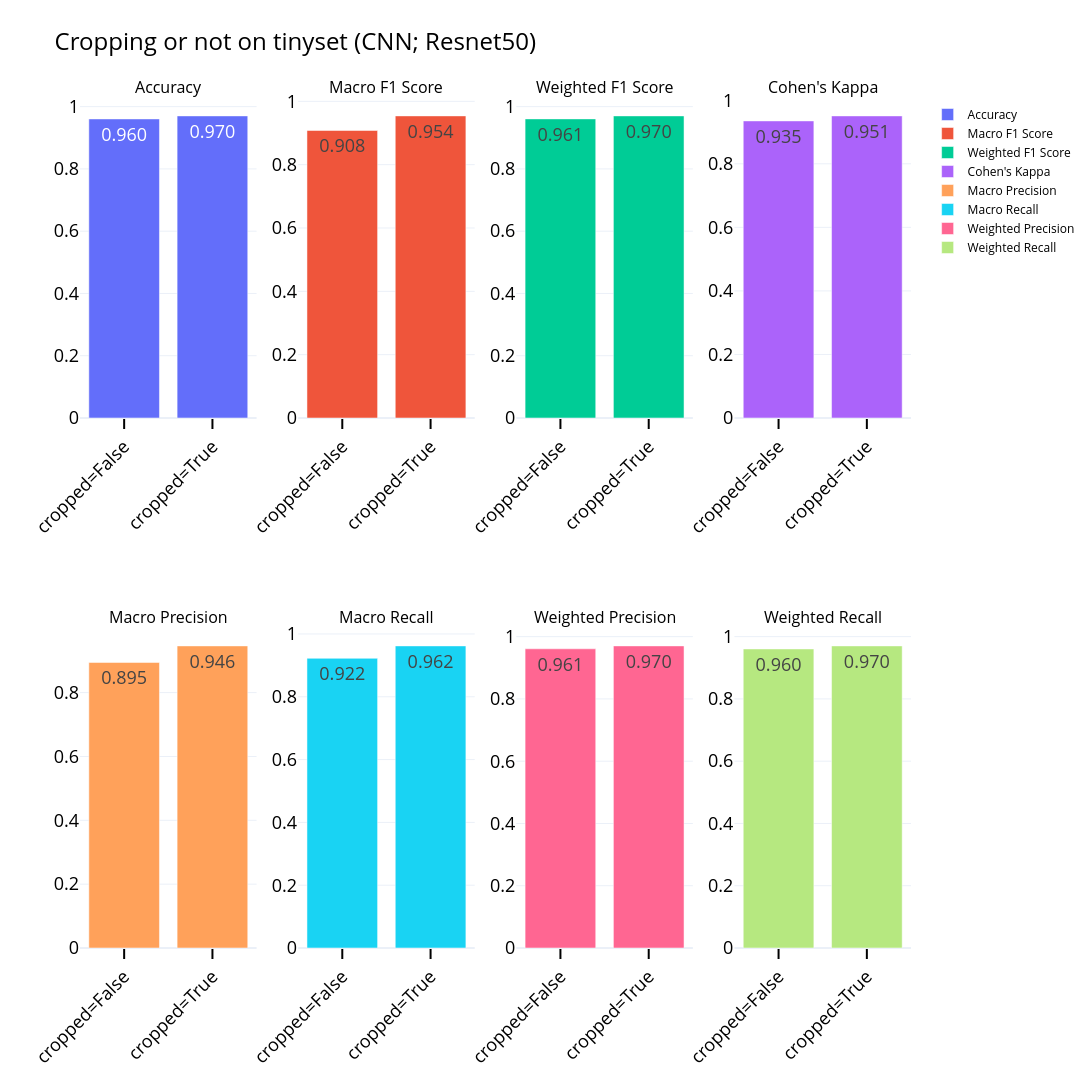

Notebook code cell kept with this figure:
### Code cell
#pretty good indication that we should crop; let's verify with the metrics: 
mview = implot.plot_quick_metrics(metrics)
mview.update_layout(
    height= 1080, 
    width= 1920,
    title='Cropping or not on tinyset (CNN; Resnet50)'
)

### Figure 1 — Plotly figure (JSON) as saved in the notebook; plotly's stock layout.template omitted (floating-point values rounded to 4 significant figures)
{"data": [{"name": "Accuracy", "text": ["0.960", "0.970"], "textfont": {"size": 18}, "textposition": "inside", "type": "bar", "x": ["cropped=False", "cropped=True"], "xaxis": "x", "y": [0.9605, 0.9702], "yaxis": "y"}, {"name": "Macro F1 Score", "text": ["0.908", "0.954"], "textfont": {"size": 18}, "textposition": "inside", "type": "bar", "x": ["cropped=False", "cropped=True"], "xaxis": "x2", "y": [0.9079, 0.954], "yaxis": "y2"}, {"name": "Weighted F1 Score", "text": ["0.961", "0.970"], "textfont": {"size": 18}, "textposition": "inside", "type": "bar", "x": ["cropped=False", "cropped=True"], "xaxis": "x3", "y": [0.9606, 0.9702], "yaxis": "y3"}, {"name": "Cohen's Kappa", "text": ["0.935", "0.951"], "textfont": {"size": 18}, "textposition": "inside", "type": "bar", "x": ["cropped=False", "cropped=True"], "xaxis": "x4", "y": [0.935, 0.9508], "yaxis": "y4"}, {"name": "Macro Precision", "text": ["0.895", "0.946"], "textfont": {"size": 18}, "textposition": "inside", "type": "bar", "x": ["cropped=False", "cropped=True"], "xaxis": "x5", "y": [0.8945, 0.9464], "yaxis": "y5"}, {"name": "Macro Recall", "text": ["0.922", "0.962"], "textfont": {"size": 18}, "textposition": "inside", "type": "bar", "x": ["cropped=False", "cropped=True"], "xaxis": "x6", "y": [0.9225, 0.962], "yaxis": "y6"}, {"name": "Weighted Precision", "text": ["0.961", "0.970"], "textfont": {"size": 18}, "textposition": "inside", "type": "bar", "x": ["cropped=False", "cropped=True"], "xaxis": "x7", "y": [0.961, 0.9703], "yaxis": "y7"}, {"name": "Weighted Recall", "text": ["0.960", "0.970"], "textfont": {"size": 18}, "textposition": "inside", "type": "bar", "x": ["cropped=False", "cropped=True"], "xaxis": "x8", "y": [0.9605, 0.9702], "yaxis": "y8"}], "layout": {"annotations": [{"font": {"size": 16}, "showarrow": false, "text": "Accuracy", "x": 0.1062, "xanchor": "center", "xref": "paper", "y": 1, "yanchor": "bottom", "yref": "paper"}, {"font": {"size": 16}, "showarrow": false, "text": "Macro F1 Score", "x": 0.3688, "xanchor": "center", "xref": "paper", "y": 1, "yanchor": "bottom", "yref": "paper"}, {"font": {"size": 16}, "showarrow": false, "text": "Weighted F1 Score", "x": 0.6313, "xanchor": "center", "xref": "paper", "y": 1, "yanchor": "bottom", "yref": "paper"}, {"font": {"size": 16}, "showarrow": false, "text": "Cohen's Kappa", "x": 0.8938, "xanchor": "center", "xref": "paper", "y": 1, "yanchor": "bottom", "yref": "paper"}, {"font": {"size": 16}, "showarrow": false, "text": "Macro Precision", "x": 0.1062, "xanchor": "center", "xref": "paper", "y": 0.375, "yanchor": "bottom", "yref": "paper"}, {"font": {"size": 16}, "showarrow": false, "text": "Macro Recall", "x": 0.3688, "xanchor": "center", "xref": "paper", "y": 0.375, "yanchor": "bottom", "yref": "paper"}, {"font": {"size": 16}, "showarrow": false, "text": "Weighted Precision", "x": 0.6313, "xanchor": "center", "xref": "paper", "y": 0.375, "yanchor": "bottom", "yref": "paper"}, {"font": {"size": 16}, "showarrow": false, "text": "Weighted Recall", "x": 0.8938, "xanchor": "center", "xref": "paper", "y": 0.375, "yanchor": "bottom", "yref": "paper"}], "height": 1080, "title": {"text": "Cropping or not on tinyset (CNN; Resnet50)"}, "width": 1920, "xaxis": {"anchor": "y", "domain": [0, 0.2125]}, "xaxis2": {"anchor": "y2", "domain": [0.2625, 0.475]}, "xaxis3": {"anchor": "y3", "domain": [0.525, 0.7375]}, "xaxis4": {"anchor": "y4", "domain": [0.7875, 1]}, "xaxis5": {"anchor": "y5", "domain": [0, 0.2125]}, "xaxis6": {"anchor": "y6", "domain": [0.2625, 0.475]}, "xaxis7": {"anchor": "y7", "domain": [0.525, 0.7375]}, "xaxis8": {"anchor": "y8", "domain": [0.7875, 1]}, "yaxis": {"anchor": "x", "domain": [0.625, 1]}, "yaxis2": {"anchor": "x2", "domain": [0.625, 1]}, "yaxis3": {"anchor": "x3", "domain": [0.625, 1]}, "yaxis4": {"anchor": "x4", "domain": [0.625, 1]}, "yaxis5": {"anchor": "x5", "domain": [0, 0.375]}, "yaxis6": {"anchor": "x6", "domain": [0, 0.375]}, "yaxis7": {"anchor": "x7", "domain": [0, 0.375]}, "yaxis8": {"anchor": "x8", "domain": [0, 0.375]}}}
